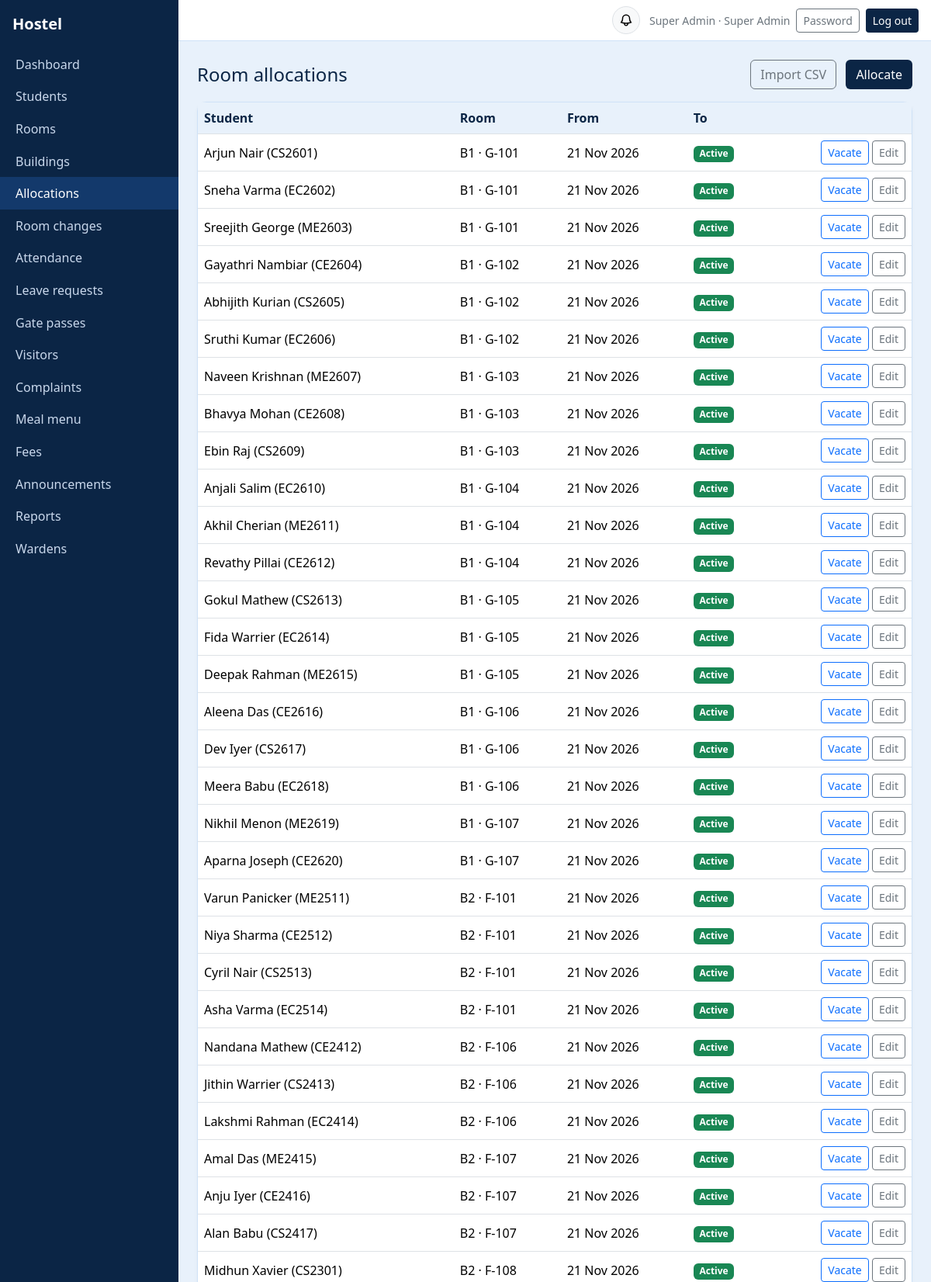
Screenshot of /allocations/ (signed in, upper part) with the database file from the repository.
### core/models.py (models this page shows, shortened)
class User(AbstractUser):
    ROLES = [("admin", "Super Admin"), ("warden", "Warden"), ("student", "Student"), ("parent", "Parent")]
    role = models.CharField(max_length=10, choices=ROLES, default="student")
    phone = models.CharField(max_length=20, blank=True)
    must_change_password = models.BooleanField(default=False)
    assigned_building = models.ForeignKey(
        Building,
        null=True,
        blank=True,
        on_delete=models.SET_NULL,
        related_name="wardens",
        help_text="Leave empty for Head Warden (full cross-building access). Assign a building to lock this warden exclusively to that building.",
    )
    @property
    def scoped_building(self):
        return self.assigned_building if self.role == "warden" else None
    @property
    def warden_role_label(self):
        if self.role != "warden":
            return self.get_role_display()
        if self.assigned_building_id:
            return f"{self.assigned_building.name} Warden"
        return "Head Warden"
    @property
    def display_name(self):
        return self.get_full_name() or self.username

class Student(models.Model):
    YEAR_CHOICES = Building.YEAR_CHOICES
    ROOM_TYPE_CHOICES = ROOM_TYPE_CHOICES
    ROOM_PREF_CHOICES = ROOM_PREF_CHOICES
    user = models.OneToOneField(User, on_delete=models.CASCADE, related_name="student")
    roll_no = models.CharField("Roll no.", max_length=30, unique=True)
    course = models.CharField(max_length=100, blank=True)
    year_of_study = models.PositiveSmallIntegerField("Academic year", choices=YEAR_CHOICES, default=1)
    preferred_room_type = models.CharField(
        "Preferred room type", max_length=15, choices=ROOM_PREF_CHOICES, blank=True, default=""
    )
    parent = models.ForeignKey(Parent, null=True, blank=True, on_delete=models.SET_NULL, related_name="children")
    is_active = models.BooleanField("Currently staying", default=True)
    is_suspended = models.BooleanField("Suspended from hostel", default=False)
    suspension_reason = models.TextField("Suspension reason", blank=True)
    suspension_start = models.DateField("Suspension start date", null=True, blank=True)
    suspension_end = models.DateField("Suspension end date", null=True, blank=True)
    suspended_by = models.ForeignKey(User, null=True, blank=True, on_delete=models.SET_NULL, related_name="+")
    suspended_at = models.DateTimeField("Suspended at", null=True, blank=True)
    class Meta:
        ordering = ["roll_no"]
    def __str__(self):
        return f"{self.user.display_name} ({self.roll_no})"
    @property
    def room(self):
        a = self.allocations.filter(end_date__isnull=True).select_related("room__building").first()
        return a.room if a else None

class Room(models.Model):
    ROOM_TYPE_CHOICES = ROOM_TYPE_CHOICES
    ROOM_TYPE_CAPACITY = ROOM_TYPE_CAPACITY
    CAPACITY_TO_ROOM_TYPE = CAPACITY_TO_ROOM_TYPE
    building = models.ForeignKey(Building, null=True, blank=True, on_delete=models.CASCADE, related_name="rooms")
    block = models.CharField(max_length=20, default="A")
    number = models.CharField(max_length=20)
    room_type = models.CharField("Room type", max_length=15, choices=ROOM_TYPE_CHOICES, default="2_sharing")
    capacity = models.PositiveSmallIntegerField(default=2)
    is_blacklisted = models.BooleanField("Blacklisted", default=False)
    blacklist_reason = models.CharField("Blacklist cause", max_length=150, blank=True)
    class Meta:
        unique_together = ("building", "block", "number")
        ordering = ["building__code", "block", "number"]
    def __init__(self, *args, **kwargs):
        super().__init__(*args, **kwargs)
        self._initial_room_type = self.room_type
        self._initial_capacity = self.capacity
    @property
    def short_code(self):
        if self.number and self.block:
            b = str(self.block).strip()
            num = str(self.number).strip()
            if num.lower().startswith(f"{b.lower()}-"):
                return f"{b}-{num[len(b)+1:].strip()}"
            if num.lower().startswith(b.lower()) and len(num) > len(b) and num[len(b):][0].isdigit():
                return f"{b}-{num[len(b):].strip()}"
            return f"{b}-{num}"
        return self.number or ""
    def __str__(self):
        code = self.short_code
        if self.building_id:
            return f"{self.building.code} · {code}"
        return code

class Building(models.Model):
    YEAR_CHOICES = [(1, "1st Year"), (2, "2nd Year"), (3, "3rd Year"), (4, "4th Year")]
    name = models.CharField(max_length=100, unique=True)
    code = models.CharField(max_length=12, unique=True)
    description = models.CharField(max_length=255, blank=True)
    allowed_years = models.CharField(
        max_length=20,
        default="1,2,3,4",
        help_text="Comma-separated allowed academic years (e.g. '1' or '2,3,4')",
    )
    is_first_year_only = models.BooleanField("1st-Year Only (Anti-Ragging Block)", default=False)
    is_active = models.BooleanField(default=True)
    class Meta:
        ordering = ["code", "name"]

### core/views.py (the view, shortened to what this page needs)
    @role_required(*roles)
    def lst(request):
        locked = getattr(request.user, "scoped_building", None)
        rows = []
        for o in objs():
            rows.append({"cells": [c(o) for _, c in columns], "edit": reverse(f"{key}_edit", args=[o.pk]),
                         "delete": reverse(f"{key}_delete", args=[o.pk]) if delete else None,
                         "actions": actions(o) if actions else []})
        return show(request, "list", title=title, headers=[h for h, _ in columns], rows=rows,
                    add=reverse(f"{key}_new") if create else None, add_label=add_label)

### core/models.py (called while the page is built)
    @property
    def is_active(self):
        return self.end_date is None

### core/views.py (called while the page is built)
def badge(t):
    return format_html('<span class="badge text-bg-{}">{}</span>', BADGE.get(str(t), "secondary"), t)

def role_required(*roles):
    def deco(view):
        @wraps(view)
        @login_required
        def inner(request, *a, **k):
            if request.user.role not in roles:
                raise PermissionDenied
            return view(request, *a, **k)
        return inner
    return deco

def show(request, template, **ctx):
    return render(request, f"core/{template}.html", ctx)

def date_s(d):
    return d.strftime("%d %b %Y") if d else "—"

def alloc_actions(a):
    return [("Vacate", reverse("allocation_vacate", args=[a.pk]), True, "Mark this student as moved out?")] if a.is_active else []

### core/templates/core/list.html (shortened to what this page needs)
{% extends "core/base.html" %}{% block content %}
<div class="d-flex justify-content-between align-items-center mb-3"><h4 style="color:var(--navy)" class="mb-0">{{ title }}</h4>
<div>{% if title == "Students" %}<a class="btn btn-outline-secondary me-2" href="{% url 'students_import' %}">Import CSV</a>{% endif %}
{% if title == "Room allocations" %}<a class="btn btn-outline-secondary me-2" href="{% url 'allocations_import' %}">Import CSV</a>{% endif %}
{% if add %}<a class="btn btn-navy" href="{{ add }}">{{ add_label }}</a>{% endif %}</div></div>
<div class="card"><div class="table-responsive"><table class="table table-hover align-middle mb-0">
<thead><tr>{% for h in headers %}<th>{{ h }}</th>{% endfor %}<th></th></tr></thead><tbody>
{% for r in rows %}<tr>{% for c in r.cells %}<td>{{ c }}</td>{% endfor %}<td class="text-end text-nowrap">
{% for label, url, post, confirm in r.actions %}{% if post %}<form method="post" action="{{ url }}" class="d-inline" onsubmit="return confirm('{{ confirm }}')">{% csrf_token %}<button class="btn btn-sm btn-outline-primary">{{ label }}</button></form>{% else %}<a class="btn btn-sm btn-outline-primary" href="{{ url }}">{{ label }}</a>{% endif %} {% endfor %}
<a class="btn btn-sm btn-outline-secondary" href="{{ r.edit }}">Edit</a>
{% if r.delete %}<a class="btn btn-sm btn-outline-danger" href="{{ r.delete }}">Delete</a>{% endif %}</td></tr>
{% empty %}<tr><td colspan="{{ headers|length|add:1 }}" class="text-center text-secondary py-4">Nothing here yet.</td></tr>{% endfor %}
</tbody></table></div></div>{% endblock %}

### core/templates/core/base.html (shortened to what this page needs)
{% load static %}<!doctype html>
<html lang="en"><head><meta charset="utf-8"><meta name="viewport" content="width=device-width, initial-scale=1">
<link href="https://cdn.jsdelivr.net/npm/bootstrap@5.3.3/dist/css/bootstrap.min.css" rel="stylesheet">
</head><body>
{% if user.is_authenticated and not hide_nav %}
<div class="d-flex">
 <nav class="sidebar py-3" id="sb"><div class="px-3 pb-3 text-white fs-5 fw-semibold">Hostel</div>
  {% for name, label in nav_items %}<a href="{% url name %}" {% if request.resolver_match.url_name == name or name == 'attendance' and request.resolver_match.url_name == 'attendance_history' or name == 'rooms' and request.resolver_match.url_name == 'room_detail' or name == 'students' and request.resolver_match.url_name == 'student_detail' %}class="active"{% endif %}>{{ label }}</a>{% endfor %}
 </nav>
 <div class="flex-grow-1">
  <div class="topbar d-flex align-items-center justify-content-between px-3 py-2">
   <div class="ms-auto d-flex align-items-center gap-2">
     <div class="dropdown me-1">
       <button class="btn btn-sm btn-light border position-relative rounded-circle p-2 d-flex align-items-center justify-content-center" style="width:36px; height:36px;" type="button" id="notifDropdown" data-bs-toggle="dropdown" aria-expanded="false" title="Notifications">
       </button>
     </div>
     <span class="text-secondary small d-none d-sm-inline">{{ user.display_name }} · {% if user.role == 'warden' %}{{ warden_role_label|default:user.get_role_display }}{% else %}{{ user.get_role_display }}{% endif %}</span>
     <a class="btn btn-sm btn-outline-secondary" href="{% url 'password' %}">Password</a>
     <form method="post" action="{% url 'logout' %}" class="d-inline">{% csrf_token %}<button class="btn btn-sm btn-navy">Log out</button></form>
   </div>
  </div>
  <main class="p-3 p-md-4">
{% else %}<main class="container py-4">{% endif %}
  {% block content %}{% endblock %}
 </main>
{% if user.is_authenticated and not hide_nav %}</div></div>{% endif %}
</body></html>

### core/templates/core/base.html (style rules this page uses)
:root { --navy:#0b2545;--sky:#e8f1fb;--sky2:#cfe2f7 }
body { background:var(--sky);min-height:100vh }
.sidebar { background:var(--navy);width:230px;min-height:100vh }
.sidebar a { color:#c9d8ec;text-decoration:none;display:block;padding:.55rem 1.25rem }
.sidebar a:hover,.sidebar a.active { background:#13396b;color:#fff }
.topbar { background:#fff;border-bottom:1px solid var(--sky2) }
.card { border:1px solid var(--sky2); border-radius:12px; box-shadow:0 2px 6px rgba(11,37,69,0.03) }
.btn-navy { background:var(--navy);color:#fff }
.table thead th { background:var(--sky);color:var(--navy);font-weight:600 }

### rows the page displays
User: display_name "Super Admin", role "Super Admin"
Student: user+roll_no "Arjun Nair (CS2601)"
Room: number+block+building "B1 · G-101"
Student: user+roll_no "Sneha Varma (EC2602)"
Student: user+roll_no "Sreejith George (ME2603)"
Student: user+roll_no "Gayathri Nambiar (CE2604)"
Room: number+block+building "B1 · G-102"
Student: user+roll_no "Abhijith Kurian (CS2605)"
Student: user+roll_no "Sruthi Kumar (EC2606)"
Student: user+roll_no "Naveen Krishnan (ME2607)"
Room: number+block+building "B1 · G-103"
Student: user+roll_no "Bhavya Mohan (CE2608)"
Student: user+roll_no "Ebin Raj (CS2609)"
Student: user+roll_no "Anjali Salim (EC2610)"
Room: number+block+building "B1 · G-104"
Student: user+roll_no "Akhil Cherian (ME2611)"
Student: user+roll_no "Revathy Pillai (CE2612)"
Student: user+roll_no "Gokul Mathew (CS2613)"
Room: number+block+building "B1 · G-105"
Student: user+roll_no "Fida Warrier (EC2614)"
Student: user+roll_no "Deepak Rahman (ME2615)"
Student: user+roll_no "Aleena Das (CE2616)"
Room: number+block+building "B1 · G-106"
Student: user+roll_no "Dev Iyer (CS2617)"
Student: user+roll_no "Meera Babu (EC2618)"
Student: user+roll_no "Nikhil Menon (ME2619)"
Room: number+block+building "B1 · G-107"
Student: user+roll_no "Aparna Joseph (CE2620)"
Student: user+roll_no "Varun Panicker (ME2511)"
Room: number+block+building "B2 · F-101"
Student: user+roll_no "Niya Sharma (CE2512)"
Student: user+roll_no "Cyril Nair (CS2513)"
Student: user+roll_no "Asha Varma (EC2514)"
Student: user+roll_no "Nandana Mathew (CE2412)"
Room: number+block+building "B2 · F-106"
Student: user+roll_no "Jithin Warrier (CS2413)"
Student: user+roll_no "Lakshmi Rahman (EC2414)"
Student: user+roll_no "Amal Das (ME2415)"
Room: number+block+building "B2 · F-107"
Student: user+roll_no "Anju Iyer (CE2416)"
Student: user+roll_no "Alan Babu (CS2417)"
Student: user+roll_no "Midhun Xavier (CS2301)"
Room: number+block+building "B2 · F-108"

### other values shown
{{ label }} "Dashboard" "Students" "Rooms" "Buildings" "Allocations" "Room changes" "Attendance" "Leave requests" "Gate passes" "Visitors" "Complaints" "Meal menu" "Fees" "Announcements" "Reports" "Wardens"
{{ title }} "Room allocations"
{{ add_label }} "Allocate"
{{ h }} "Student" "Room" "From" "To"
{{ c }} "21 Nov 2026" "Active" "21 Nov 2026" "Active" "21 Nov 2026" "Active" "21 Nov 2026" "Active" "21 Nov 2026" "Active" "21 Nov 2026" "Active" "21 Nov 2026" "Active" "21 Nov 2026" "Active" "21 Nov 2026" "Active" "21 Nov 2026" "Active" "21 Nov 2026" "Active" "21 Nov 2026" "Active" "21 Nov 2026" "Active" "21 Nov 2026" "Active" "21 Nov 2026" "Active" "21 Nov 2026" "Active" "21 Nov 2026" "Active" "21 Nov 2026" "Active" "21 Nov 2026" "Active" "21 Nov 2026" "Active" "21 Nov 2026" "Active" "21 Nov 2026" "Active" "21 Nov 2026" "Active" "21 Nov 2026" "Active" "21 Nov 2026" "Active" "21 Nov 2026" "Active" "21 Nov 2026" "Active" "21 Nov 2026" "Active" "21 Nov 2026" "Active" "21 Nov 2026" "Active" "21 Nov 2026" "Active"
{{ label }} "Vacate" "Vacate" "Vacate" "Vacate" "Vacate" "Vacate" "Vacate" "Vacate" "Vacate" "Vacate" "Vacate" "Vacate" "Vacate" "Vacate" "Vacate" "Vacate" "Vacate" "Vacate" "Vacate" "Vacate" "Vacate" "Vacate" "Vacate" "Vacate" "Vacate" "Vacate" "Vacate" "Vacate" "Vacate" "Vacate" "Vacate"
